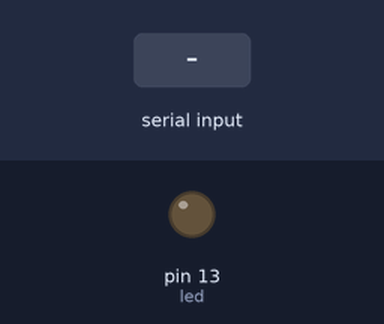
Simulated run of this sketch. Board: Arduino Uno, built with avr-gcc and run on an emulated ATmega328P. Shown: output pins drawn as LEDs (lit = HIGH). Inputs (shaded band) come from the test bench.

Above: at 1.2 s.
1.3 s: "30,150\n" received over Serial
At 2.3 s:
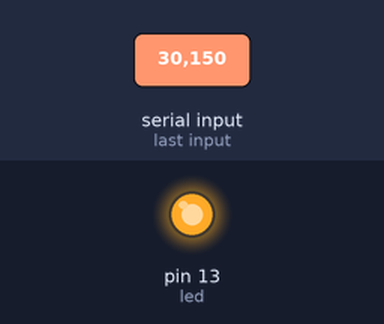
Timing chart, 0 to 4.3 s (numbered marks = the images above; inputs shaded):
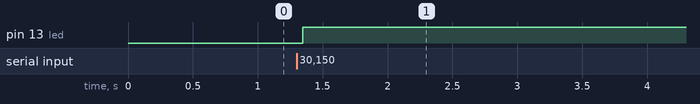

Measured:
- after the input at 1.3 s, pin 13 (led): LOW → HIGH after 0.05 s

The sketch:

E-mail_notifier.ino
```cpp
int val = 0; //value that is stored from Serial monitor
byte led = 13; //pin the led is connected to

void setup(){
 Serial.begin(9600); //begins Serial monitor
 pinMode(led, OUTPUT); //set led as an output
}

void loop(){
  if(Serial.available()) //check to see if Serial data is available
    val = Serial.read() - '0'; //store the numerical value
  digitalWrite(led, val); //write the value to the led
}
```
